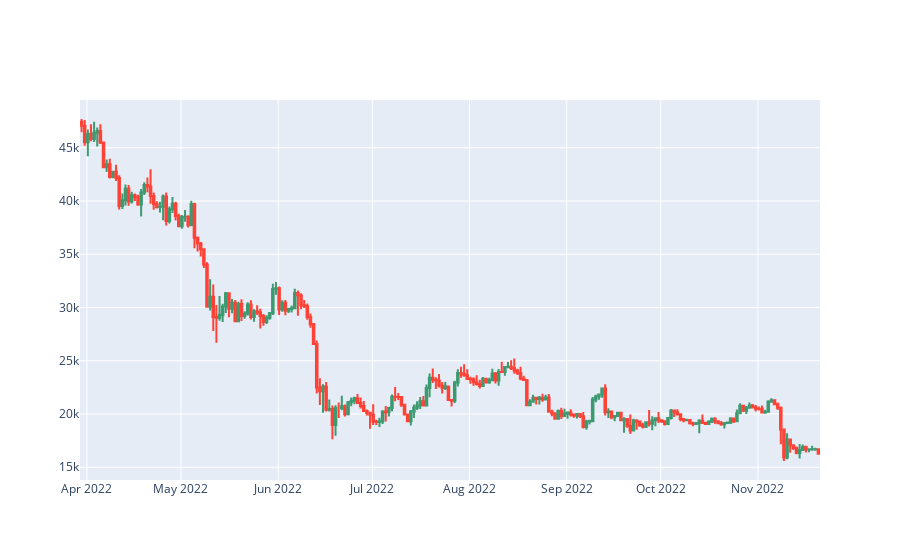

Notebook cell for this chart:
### Code cell
import plotly.graph_objects as go
fig = go.Figure(data=[go.Candlestick(x=df['time'],
                                      open=df['open'],
                                      high=df['high'],
                                      low=df['low'],
                                      close=df['close'])])
fig.update_layout(xaxis_rangeslider_visible=False)
# fig.add_trace(go.Scatter(x=[buy[1] for buy in buys if buy[0] == 'BTC'],
#                          y=[buy[2] for buy in buys if buy[0] == 'BTC'],
#                          type='scatter',
#                          mode='markers',
#                          marker=dict(symbol='x',color='blue'),
#                          name='buys'))
#
# fig.add_trace(go.Scatter(x=[sell[1] for sell in sells if sell[0] == 'BTC'],
#                          y=[sell[2] for sell in sells if sell[0] == 'BTC'],
#                          type='scatter',
#                          mode='markers',
#                          marker=dict(symbol='x',color='orange'),
#                          name='sells'))

# fig.update_xaxes(range = [df['open'].iloc[0],df['open'].iloc[-1]])
# fig.update_yaxes(range = [min(df['low'])*.99,max(df['high'])*1.01])
fig.show()

### Figure 1 — Plotly figure (JSON) as saved in the notebook; plotly's stock layout.template omitted (floating-point values rounded to 4 significant figures; data arrays with more than 128 entries replaced by an {"elided": "..."} marker saying what was removed)
{"data": [{"close": {"elided": "236 float values"}, "high": {"elided": "236 float values"}, "low": {"elided": "236 float values"}, "open": {"elided": "236 float values"}, "x": {"elided": "236 str values"}, "type": "candlestick"}], "layout": {"xaxis": {"rangeslider": {"visible": false}}}}
